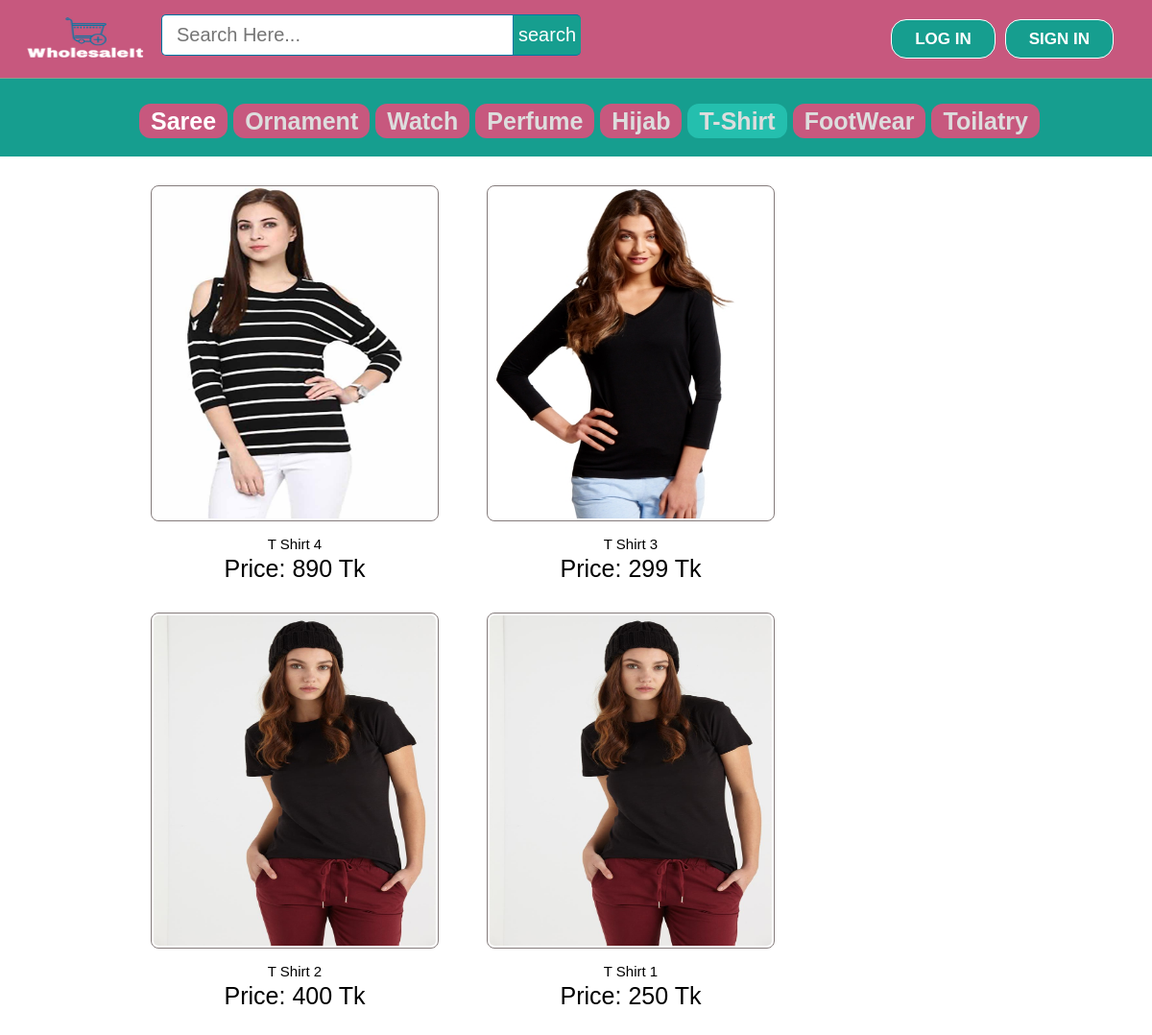
Screenshot of /women/tshirt.php with the database file from the repository.
### tables this page shows
CREATE TABLE IF NOT EXISTS `products` (
`id` int(11) NOT NULL,
  `pName` varchar(100) NOT NULL,
  `price` int(11) NOT NULL,
  `description` text NOT NULL,
  `available` int(11) NOT NULL,
  `category` varchar(100) NOT NULL,
  `type` varchar(100) NOT NULL,
  `item` varchar(100) NOT NULL,
  `pCode` varchar(20) NOT NULL,
  `picture` text NOT NULL
);

### women/tshirt.php (the view, shortened to what this page needs)
<?php include ( "../inc/connect.inc.php" ); ?>
<!DOCTYPE html>
<html>
<head>
	<link rel="stylesheet" type="text/css" href="../css/style.css">
</head>
<body>
	<?php include ( "../inc/mainheader.inc.php" ); ?>
	<div class="categolis">
		<table>
			<tr>
				<th>
					<a href="saree.php" style="text-decoration: none;color: #fff;padding: 4px 12px;background-color: #c7587e;border-radius: 12px;">Saree</a>
				</th>
				<th><a href="ornament.php" style="text-decoration: none;color: #ddd;padding: 4px 12px;background-color: #c7587e;border-radius: 12px;">Ornament</a></th>
				<th><a href="watch.php" style="text-decoration: none;color: #ddd;padding: 4px 12px;background-color: #c7587e;border-radius: 12px;">Watch</a></th>
				<th><a href="perfume.php" style="text-decoration: none;color: #ddd;padding: 4px 12px;background-color: #c7587e;border-radius: 12px;">Perfume</a></th>
				<th><a href="hijab.php" style="text-decoration: none;color: #ddd;padding: 4px 12px;background-color: #c7587e;border-radius: 12px;">Hijab</a></th>
				<th><a href="tshirt.php" style="text-decoration: none;color: #ddd;padding: 4px 12px;background-color: #24bfae;border-radius: 12px;">T-Shirt</a></th>
				<th><a href="footwear.php" style="text-decoration: none;color: #ddd;padding: 4px 12px;background-color: #c7587e;border-radius: 12px;">FootWear</a></th>
				<th><a href="toilatry.php" style="text-decoration: none;color: #ddd;padding: 4px 12px;background-color: #c7587e;border-radius: 12px;">Toilatry</a></th>
			</tr>
		</table>
	</div>
	<div style="padding: 30px 120px; font-size: 25px; margin: 0 auto; display: table; width: 98%;">
		<div>
		<?php
			$getposts = mysqli_query($con,"SELECT * FROM products WHERE available >='1' AND item ='tshirt'  ORDER BY id DESC LIMIT 10") or die(mysqli_error($con));
					if (mysqli_num_rows($getposts)) {
					echo '<ul id="recs">';
					while ($row = mysqli_fetch_assoc($getposts)) {
						$id = $row['id'];
						$pName = $row['pName'];
						$price = $row['price'];
						$picture = $row['picture'];
						echo '
							<ul style="float: left;">
								<li style="float: left; padding: 0px 25px 25px 25px;">
									<div class="home-prodlist-img"><a href="view_product.php?pid='.$id.'">
										<img src="../image/product/tshirt/'.$picture.'" class="home-prodlist-imgi">
										</a>
										<div style="text-align: center; padding: 0 0 6px 0;"> <span style="font-size: 15px;">'.$pName.'</span><br> Price: '.$price.' Tk</div>
									</div>
								</li>
							</ul>
						';
						}
				}
		?>
		</div>
	</div>
</body>
</html>

### css/style.css (style rules this page uses)
html, body, div, span, applet, object, iframe, h1, h2, h3, h4, h5, h6, p, blockquote, pre, a, abbr, acronym, address, big, cite, code, del, dfn, em, img, ins, kbd, q, s, samp, small, strike, strong, sub, sup, tt, var, b, u, i, center, dl, dt, dd, ol, ul, li, fieldset, form, label, legend, table, caption, tbody, tfoot, thead, tr, th, td, article, aside, canvas, details, embed, figure, figcaption, footer, header, hgroup, menu, nav, output, ruby, section, summary, time, mark, audio, video { margin: 0; padding: 0; border: 0; font: inherit; vertical-align: baseline; box-sizing: border-box; }
body { line-height: normal; }
ol, ul { list-style: none; }
table { border-collapse: collapse; border-spacing: 0; }
* { margin: 0px; padding: 0px; }
body, button, input, label, select, td, textarea { font-family: Arial, Helvetica, tahoma,verdana,arial,sans-serif; font-size: 12px; }
body { width: 100%; position: relative; background-color: #ffffff; min-width: 1080px; }
.home-prodlist-imgi { height: 350px; width: 300px; padding: 2px; border: 1px solid #847b7b; border-radius: 8px; }
.categolis { line-height: 1.3; font-weight: bold; color: #fff; padding: 110px 20px 20px 145px; background-color: #169e8f; text-align: center; font-size: 25px; }
.categolis table tbody tr th { padding: 0px 6px 0px 0px; }

### rows the page displays
products: picture (picture), pName "T Shirt 4", price "890"
products: picture (picture), pName "T Shirt 3", price "299"
products: picture (picture), pName "T Shirt 2", price "400"
products: picture (picture), pName "T Shirt 1", price "250"
